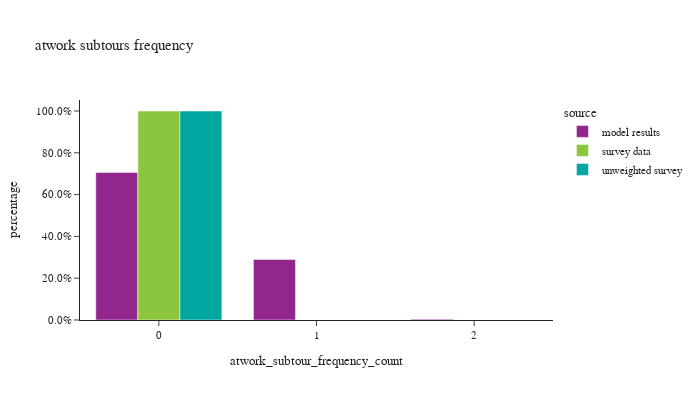

Notebook code for this chart:
### Code cell
df_plot = work_tour.groupby(['source','atwork_subtour_frequency_count'])['tour_weight'].sum().reset_index()
df_plot['percentage'] = df_plot.groupby(['source'], group_keys=False)['tour_weight']. \
    apply(lambda x: x / float(x.sum()))
fig1 = px.bar(df_plot, x='atwork_subtour_frequency_count', y="percentage", color="source", barmode="group",
              title="atwork subtours frequency")
fig1.for_each_annotation(lambda a: a.update(text = a.text.split("=")[-1]))
fig1.update_layout(height=400, width=700, font=dict(size=11), yaxis=dict(tickformat=".1%"))
fig1.show()

### Figure 1 — Plotly figure (JSON) as saved in the notebook; plotly's stock layout.template omitted (floating-point values rounded to 4 significant figures)
{"data": [{"alignmentgroup": "True", "hovertemplate": "source=model results<br>atwork_subtour_frequency_count=%{x}<br>percentage=%{y}<extra></extra>", "legendgroup": "model results", "marker": {"color": "#91268F", "pattern": {"shape": ""}}, "name": "model results", "offsetgroup": "model results", "orientation": "v", "showlegend": true, "textposition": "auto", "type": "bar", "x": [0, 1, 2], "xaxis": "x", "y": [0.706, 0.2899, 0.004117], "yaxis": "y"}, {"alignmentgroup": "True", "hovertemplate": "source=survey data<br>atwork_subtour_frequency_count=%{x}<br>percentage=%{y}<extra></extra>", "legendgroup": "survey data", "marker": {"color": "#8CC63E", "pattern": {"shape": ""}}, "name": "survey data", "offsetgroup": "survey data", "orientation": "v", "showlegend": true, "textposition": "auto", "type": "bar", "x": [0], "xaxis": "x", "y": [1.0], "yaxis": "y"}, {"alignmentgroup": "True", "hovertemplate": "source=unweighted survey<br>atwork_subtour_frequency_count=%{x}<br>percentage=%{y}<extra></extra>", "legendgroup": "unweighted survey", "marker": {"color": "#00A7A0", "pattern": {"shape": ""}}, "name": "unweighted survey", "offsetgroup": "unweighted survey", "orientation": "v", "showlegend": true, "textposition": "auto", "type": "bar", "x": [0], "xaxis": "x", "y": [1.0], "yaxis": "y"}], "layout": {"barmode": "group", "font": {"size": 11}, "height": 400, "legend": {"title": {"text": "source"}, "tracegroupgap": 0}, "title": {"text": "atwork subtours frequency"}, "width": 700, "xaxis": {"anchor": "y", "domain": [0.0, 1.0], "title": {"text": "atwork_subtour_frequency_count"}}, "yaxis": {"anchor": "x", "domain": [0.0, 1.0], "tickformat": ".1%", "title": {"text": "percentage"}}}}
